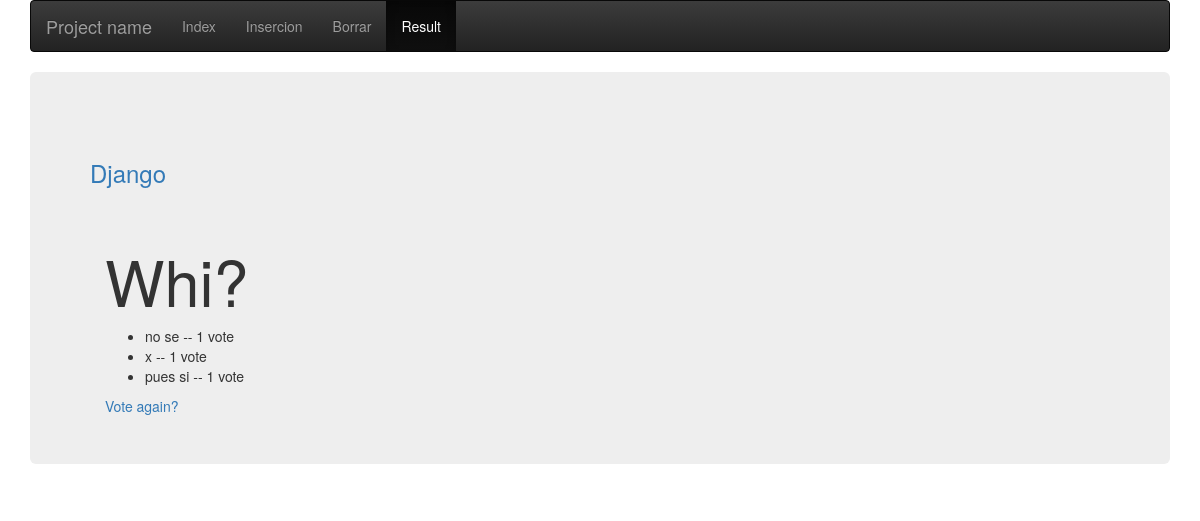
The page /polls/4/results/ on the database its author committed.
### polls/models.py (models this page shows, shortened)
class Question(models.Model):
    question_text = models.CharField(max_length=200)
    pub_date = models.DateTimeField('date published')
    def was_published_recently(self):
        now = timezone.now()
        return now - datetime.timedelta(days=1) <= self.pub_date <= now
    was_published_recently.admin_order_field = 'pub_date'
    was_published_recently.boolean = True
    was_published_recently.short_description = 'Published recently?'

class Choice(models.Model):
    question = models.ForeignKey(Question, on_delete=models.CASCADE)
    choice_text = models.CharField(max_length=200)
    votes = models.IntegerField(default=0)

### polls/views.py (the view)
# urls.py: url(r'^(?P<pk>[0-9]+)/results/$', views.ResultsView.as_view(), name='results'),
class ResultsView(generic.DetailView):
    model = Question
    template_name = 'polls/results.html'

### polls/templates/polls/results.html (shortened to what this page needs)
{% extends 'admin/base.html' %}
{% block activeResult %}active{% endblock activeResult %}
{% block content %}
	<h1>{{ question.question_text }}</h1>
	<ul>
		{% for choice in question.choice_set.all %}
		    <li>{{ choice.choice_text }} -- {{ choice.votes }} vote{{ choice.votes|pluralize }}</li>
		{% endfor %}
	</ul>
	<a href="{% url 'polls:detail' question.id %}">Vote again?</a>
{% endblock content %}

### rows shown on the page
Question: question_text "Whi?"
Choice: choice_text "no se", votes "1"
Choice: choice_text "x", votes "1"
Choice: choice_text "pues si", votes "1"
